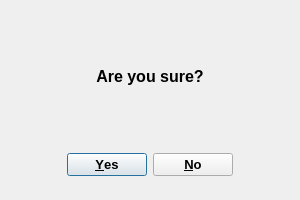
<?xml version="1.0" encoding="UTF-8"?>
<ui version="4.0">
 <class>Dialog</class>
 <widget class="QDialog" name="Dialog">
  <property name="windowModality">
   <enum>Qt::ApplicationModal</enum>
  </property>
  <property name="geometry">
   <rect>
    <x>0</x>
    <y>0</y>
    <width>300</width>
    <height>200</height>
   </rect>
  </property>
  <property name="windowTitle">
   <string>Dialog</string>
  </property>
  <layout class="QGridLayout" name="gridLayout">
   <property name="leftMargin">
    <number>24</number>
   </property>
   <property name="topMargin">
    <number>24</number>
   </property>
   <property name="rightMargin">
    <number>24</number>
   </property>
   <property name="bottomMargin">
    <number>24</number>
   </property>
   <property name="verticalSpacing">
    <number>24</number>
   </property>
   <item row="1" column="0">
    <widget class="QDialogButtonBox" name="buttonBox">
     <property name="font">
      <font>
       <pointsize>10</pointsize>
       <weight>75</weight>
       <bold>true</bold>
      </font>
     </property>
     <property name="orientation">
      <enum>Qt::Horizontal</enum>
     </property>
     <property name="standardButtons">
      <set>QDialogButtonBox::No|QDialogButtonBox::Yes</set>
     </property>
     <property name="centerButtons">
      <bool>true</bool>
     </property>
    </widget>
   </item>
   <item row="0" column="0">
    <widget class="QLabel" name="label">
     <property name="font">
      <font>
       <pointsize>12</pointsize>
       <weight>75</weight>
       <bold>true</bold>
      </font>
     </property>
     <property name="text">
      <string>Are you sure?</string>
     </property>
     <property name="alignment">
      <set>Qt::AlignCenter</set>
     </property>
    </widget>
   </item>
  </layout>
 </widget>
 <resources/>
 <connections>
  <connection>
   <sender>buttonBox</sender>
   <signal>accepted()</signal>
   <receiver>Dialog</receiver>
   <slot>accept()</slot>
   <hints>
    <hint type="sourcelabel">
     <x>248</x>
     <y>254</y>
    </hint>
    <hint type="destinationlabel">
     <x>157</x>
     <y>274</y>
    </hint>
   </hints>
  </connection>
  <connection>
   <sender>buttonBox</sender>
   <signal>rejected()</signal>
   <receiver>Dialog</receiver>
   <slot>reject()</slot>
   <hints>
    <hint type="sourcelabel">
     <x>316</x>
     <y>260</y>
    </hint>
    <hint type="destinationlabel">
     <x>286</x>
     <y>274</y>
    </hint>
   </hints>
  </connection>
 </connections>
</ui>
